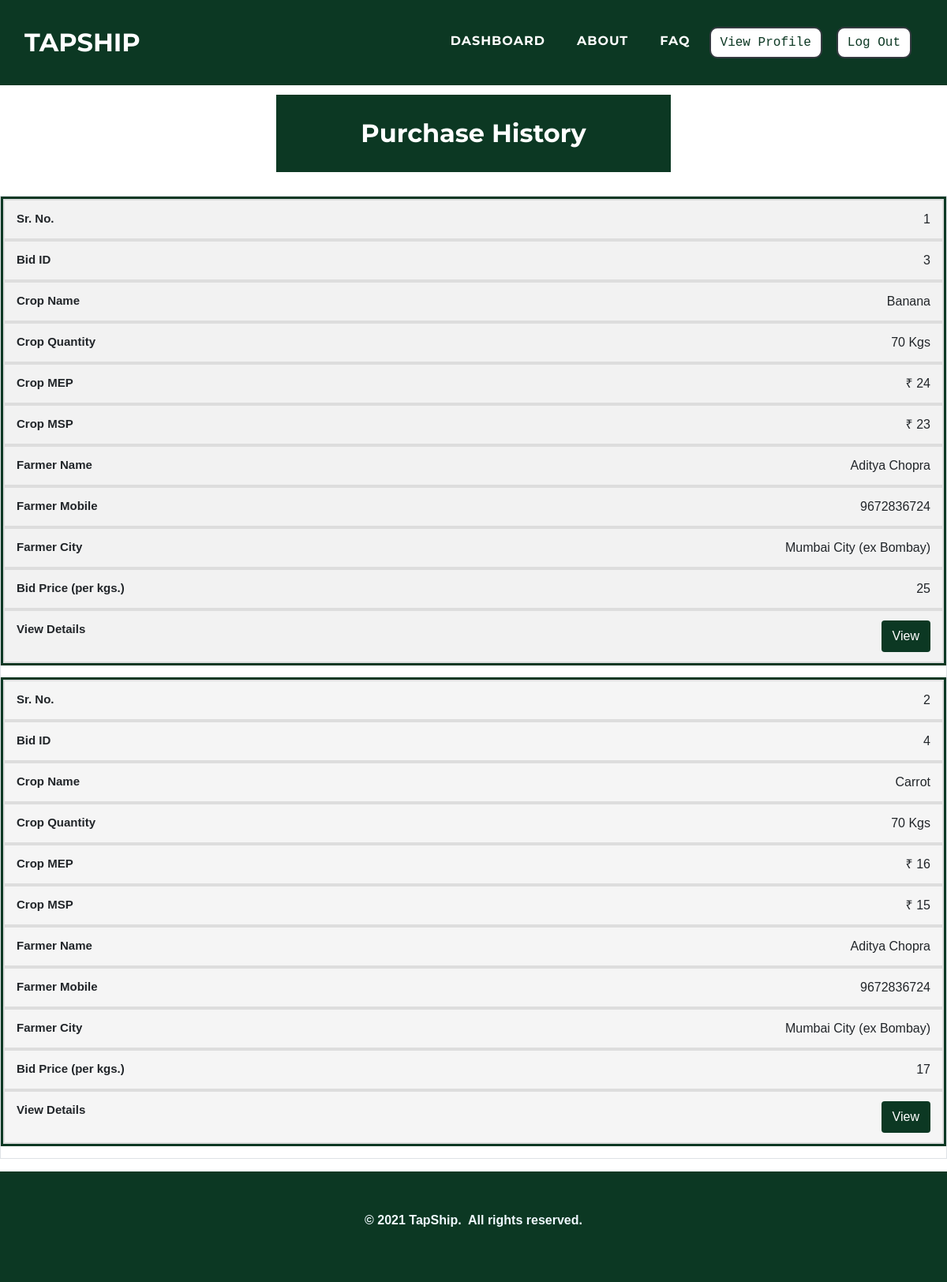
The page /customers/purchasehistory.php (signed in) on the database its author committed.
### tables this page shows
CREATE TABLE `cropdetails` (
  `cro_id` int(11) NOT NULL,
  `cro_name` varchar(50) NOT NULL,
  `cro_type` varchar(25) NOT NULL,
  `cro_costperkg` varchar(25) DEFAULT NULL,
  `cro_msp` float NOT NULL
);

CREATE TABLE `cropbid` (
  `cb_id` int(11) NOT NULL,
  `cb_c_mobile` varchar(50) NOT NULL,
  `cb_f_mobile` varchar(50) NOT NULL,
  `cb_cr_id` int(11) NOT NULL,
  `cb_bidprice` int(11) NOT NULL,
  `cb_status` varchar(10) NOT NULL,
  `cb_paytype` varchar(100) NOT NULL,
  `cb_tid` varchar(100) NOT NULL,
  `cb_tproof` varchar(500) NOT NULL,
  `cb_transporttype` varchar(10) NOT NULL DEFAULT '0'
);

CREATE TABLE `cropsale` (
  `cr_id` int(11) NOT NULL,
  `cr_f_mobile` varchar(10) NOT NULL,
  `cr_cro_id` int(11) NOT NULL,
  `cr_quantity` varchar(10) NOT NULL,
  `cr_img1` varchar(500) NOT NULL,
  `cr_img2` varchar(500) NOT NULL,
  `cr_img3` varchar(500) NOT NULL,
  `cr_mep` varchar(10) NOT NULL,
  `cr_date` date NOT NULL,
  `cr_status` varchar(10) NOT NULL
);

CREATE TABLE `farmer` (
  `f_id` int(11) NOT NULL,
  `f_name` varchar(50) NOT NULL,
  `f_mobile` varchar(25) NOT NULL,
  `f_gender` varchar(25) NOT NULL,
  `f_age` varchar(10) NOT NULL,
  `f_street` varchar(50) NOT NULL,
  `f_city` varchar(500) NOT NULL,
  `f_state` varchar(25) NOT NULL,
  `f_pincode` varchar(10) NOT NULL,
  `f_aadhar` varchar(25) NOT NULL,
  `f_aadharpdf` varchar(500) NOT NULL,
  `f_pan` varchar(25) NOT NULL,
  `f_panpdf` varchar(500) NOT NULL,
  `f_photo` varchar(500) NOT NULL,
  `f_password` varchar(25) NOT NULL,
  `f_approve` varchar(10) NOT NULL,
  `f_bankholder` varchar(100) NOT NULL,
  `f_bankaccount` varchar(100) NOT NULL,
  `f_bankifsc` varchar(100) NOT NULL,
  `f_bankname` varchar(200) NOT NULL,
  `f_bankbranch` varchar(100) NOT NULL,
  `f_bankpassbook` varchar(200) NOT NULL,
  `f_tsv_otp` varchar(10) NOT NULL DEFAULT '',
  `f_tsv_validity` varchar(50) NOT NULL DEFAULT '',
  `f_temppass` varchar(50) NOT NULL DEFAULT ''
);

### customers/purchasehistory.php (the view, shortened to what this page needs)
<?php
$res = $_SESSION["sessionid"];
$c_mobile = $res;
?>
<!DOCTYPE html>
<html>
<head>
    <link rel="stylesheet" href="../assets/bootstrap/css/bootstrap.min.css">
    <link rel="stylesheet" href="../assets/fonts/font-awesome.min.css">
    <link rel="stylesheet" href="../assets/fonts/ionicons.min.css">
    <link rel="stylesheet" href="../assets/css/Article-List.css">
    <link rel="stylesheet" href="../assets/css/Features-Boxed.css">
    <link rel="stylesheet" href="../assets/css/Footer-Dark.css">
    <link rel="stylesheet" href="../assets/css/Highlight-Blue.css">
    <link rel="stylesheet" href="https://cdnjs.cloudflare.com/ajax/libs/animate.css/3.5.2/animate.min.css">
    <link rel="stylesheet" href="https://cdnjs.cloudflare.com/ajax/libs/aos/2.2.0/aos.css">
    <link rel="stylesheet" href="../assets/css/Login-Form-Clean.css">
    <link rel="stylesheet" href="../assets/css/table-style.css" />
</head>
<body id="page-top">
    <nav class="navbar navbar-light navbar-expand-lg fixed-top text-uppercase" id="mainNav" style="background: #0c3823;">
        <div class="container-fluid">
            <a class="navbar-brand js-scroll-trigger" data-bs-hover-animate="pulse" href="../index.php" style="font-family: Montserrat, sans-serif;">TAPSHIP</a>
            <div class="collapse navbar-collapse" id="navbarResponsive">
                <ul class="nav navbar-nav ml-auto">
                    <li class="nav-item mx-0 mx-lg-1"><a class="nav-link py-3 px-0 px-lg-3 rounded js-scroll-trigger" data-bs-hover-animate="pulse" href="index.php" style="filter: contrast(100%) grayscale(0%) hue-rotate(0deg) invert(0%) sepia(0%);">DASHBOARD</a></li>
                    <li class="nav-item mx-0 mx-lg-1"><a class="nav-link py-3 px-0 px-lg-3 rounded js-scroll-trigger" data-bs-hover-animate="pulse" href="../about.php">ABOUT</a></li>
                    <li class="nav-item mx-0 mx-lg-1"><a class="nav-link py-3 px-0 px-lg-3 rounded js-scroll-trigger" data-bs-hover-animate="pulse" href="../faq.php">FAQ</a></li>
                    <li class="nav-item mx-0 mx-lg-1"><a href="../customers/profile.php"><button class="btn btn-dark text-monospace" data-bs-hover-animate="pulse" type="button" style="margin: 10px;background: rgb(255,255,255);color: #0c3823;margin-left: 0;border-radius: 10px;">View Profile</button></a></li>
                    <li class="nav-item mx-0 mx-lg-1"><a href="../customers/logout-script.php"><button class="btn btn-dark text-monospace" data-bs-hover-animate="pulse" type="button" style="margin: 10px;background: rgb(255,255,255);color: #0c3823;margin-left: 0;border-radius: 10px;">Log Out</button></a></li>
                </ul>
            </div>
        </div>
    </nav>
    <div class="features-boxed">
        <div class="container-fluid" style="background: #ffffff;">
            <div class="intro" style="background: #0c3823;margin-top: 120px;margin-bottom: 30px;">
                <h2 class="text-center" data-aos="fade" style="color: rgb(255,255,255);padding: 30px;margin-bottom: 0px;">Purchase History</h2>
            </div>
        </div>
    </div>
    <table id="tabledata" class=" table table-striped table-hover table-bordered">
        <?php
         $con = mysqli_connect("localhost", "root", "", "tapship");
        $q = "SELECT cd.cro_name, cd.cro_type, cd.cro_msp, cs.cr_quantity, cs.cr_mep, cs.cr_date, cs.cr_status, f.f_name, f.f_mobile, f.f_city, cb.cb_bidprice, cb.cb_cr_id, cb.cb_status, cb.cb_id FROM cropdetails cd, cropsale cs, farmer f, cropbid cb,customer c where cd.cro_id=cs.cr_cro_id AND cb.cb_c_mobile=c.c_mobile AND cb.cb_cr_id=cs.cr_id AND cb.cb_f_mobile=f.f_mobile AND cs.cr_status='12' AND cb.cb_status='12' AND cb.cb_c_mobile=$c_mobile";
        $query = mysqli_query($con, $q);
        $c = 1;
        while ($res = mysqli_fetch_array($query)) {
        ?>
            <tr class="text-center">
                <td data-label="Sr. No."> <?php echo $c;
                                            $c += 1 ?> </td>
                <td data-label="Bid ID"> <?php echo $res['cb_id']; ?> </td>
                <td data-label="Crop Name"> <?php echo $res['cro_name']; ?> </td>
                <td data-label="Crop Quantity"> <?php echo $res['cr_quantity'], ' Kgs'; ?> </td>
                <td data-label="Crop MEP"> <?php echo '₹ ', $res['cr_mep']; ?> </td>
                <td data-label="Crop MSP"> <?php echo '₹ ', $res['cro_msp']; ?> </td>
                <td data-label="Farmer Name"> <?php echo $res['f_name'];  ?> </td>
                <td data-label="Farmer Mobile"> <?php echo $res['f_mobile'];  ?> </td>
                <td data-label="Farmer City"> <?php echo $res['f_city'];  ?> </td>
                <td data-label="Bid Price (per kgs.)"> <?php echo $res['cb_bidprice'];  ?> </td>
                <td data-label="View Details"> <button class="btn" style="background-color:#0c3823;"><a href="viewbiddetails.php?cb_id=<?php echo $res['cb_id']; ?>" class="text-white"> View </a> </button> </td>
            </tr>
        <?php
        }
        ?>
    </table>
    <div class="footer-dark" style="background: rgb(12,56,35);">
        <footer>
            <div class="container-fluid">
                <p style="text-align: center;"><strong>© 2021 TapShip.&nbsp; All rights reserved.</strong><br></p>
            </div>
        </footer>
    </div>
</body>
</html>

### assets/css/Features-Boxed.css (style rules this page uses)
.features-boxed { color: #313437; background-color: #eef4f7; }
.features-boxed h2 { font-weight: bold; margin-bottom: 40px; padding-top: 40px; color: inherit; }
.features-boxed .intro { font-size: 16px; max-width: 500px; margin: 0 auto; }

### assets/css/Footer-Dark.css (style rules this page uses)
.footer-dark { padding: 50px 0; bottom: 0; color: #f0f9ff; background-color: #282d32; }

### assets/css/table-style.css (style rules this page uses)
body { margin:0; font-family: sans-serif; }
* { box-sizing: border-box; }
.table { width: 100%; border-collapse: collapse; }
.table td,.table th { padding:12px 15px; border:2px solid #ddd; text-align: center; font-size:16px; }
.table tbody tr:nth-child(even) { background-color: #f5f5f5; }
@media (max-width: 1410px) { .table, .table tbody, .table tr, .table td { display: block; width: 100%; } }
@media (max-width: 1410px) { table tr { margin-bottom: 15px; border: 3px solid #0c3823; } }
@media (max-width: 1410px) { .table td { text-align: right; padding-left: 50%; text-align: right; position: relative; } }
@media (max-width: 1410px) { .table td::before { content: attr(data-label); position: absolute; left:0; width: 50%; padding-left:15px; font-size:15px; font-weight: bold; text-align: left; } }

### rows shown on the page
cropdetails: cropbid.cb_id "3", cro_name "Banana", cropsale.cr_quantity "70", cropsale.cr_mep "24", cro_msp "23", farmer.f_name "Aditya Chopra", farmer.f_mobile "9672836724", farmer.f_city "Mumbai City (ex Bombay)", cropbid.cb_bidprice "25"
cropdetails: cropbid.cb_id "4", cro_name "Carrot", cropsale.cr_quantity "70", cropsale.cr_mep "16", cro_msp "15", farmer.f_name "Aditya Chopra", farmer.f_mobile "9672836724", farmer.f_city "Mumbai City (ex Bombay)", cropbid.cb_bidprice "17"
